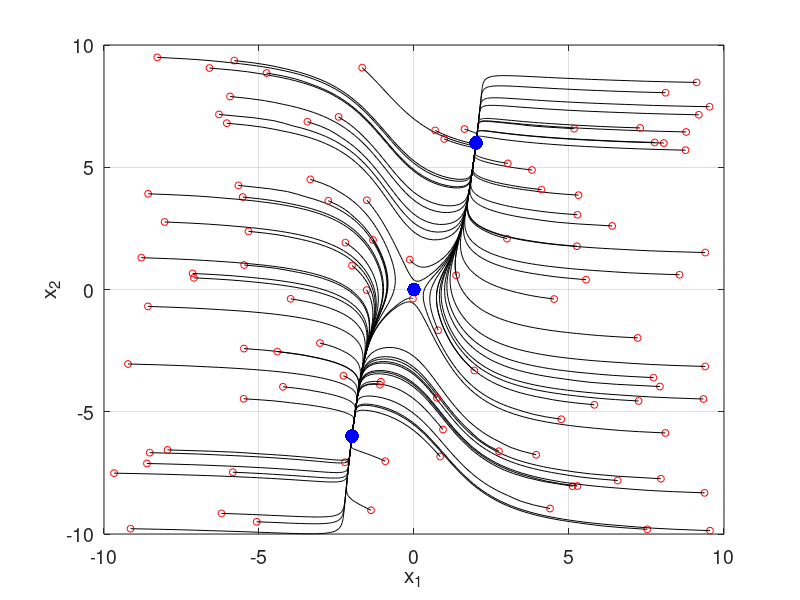

Write MATLAB code to recreate this figure.
% HW 4_2
close all
clear
clc
set(0, 'DefaultAxesFontSize', 14);
set(0,'DefaultAxesXGrid','on','DefaultAxesYGrid','on')

N = 100;
frame = 10;

hw4_2func = @(t,x)[x(1) - x(1)^3 + x(2);3*x(1)-x(2)];

figure(1)
for i=1:N
    x1 = rand*frame*2 - frame;
    x2 = rand*frame*2 - frame;
    [t,x] = ode45(hw4_2func, [0,10], [x1 x2]);
    plot(x1,x2, 'ro', 'markersize', 5)
    hold on
    plot(x(:,1),x(:,2), 'k-')
end
hold on
plot([0,2,-2], [0 6 -6], 'b.', 'markersize', 30);
axis([-frame frame -frame frame])
xlabel('x_1');
ylabel('x_2');